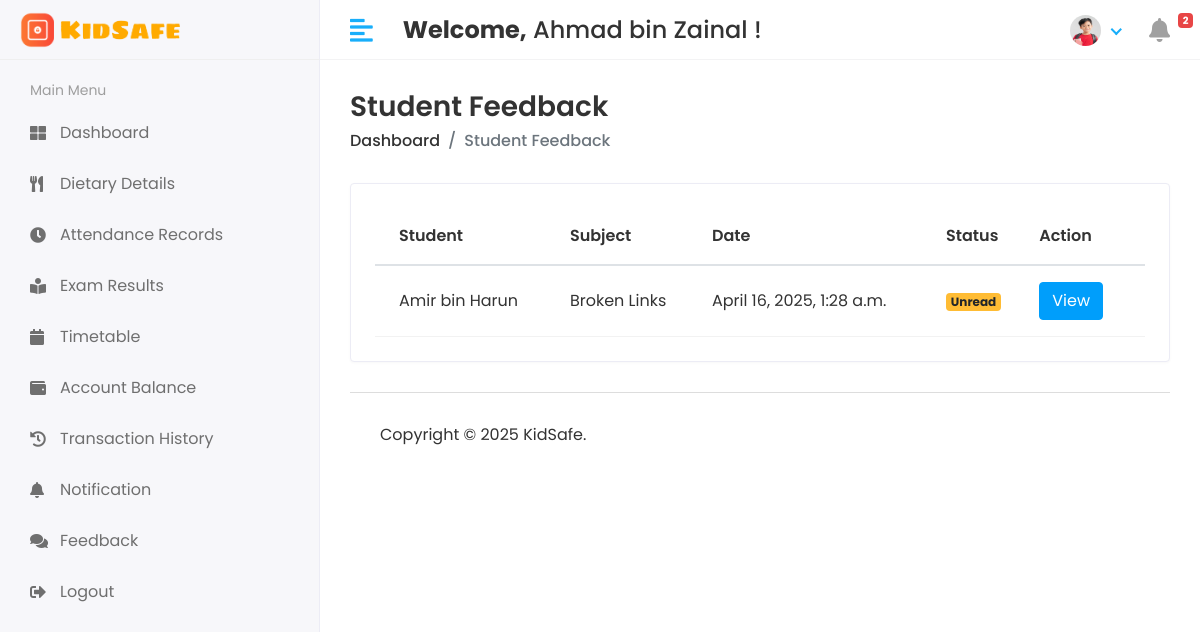
The page /administrator/feedback/students/ (signed in) on the database as committed earlier.
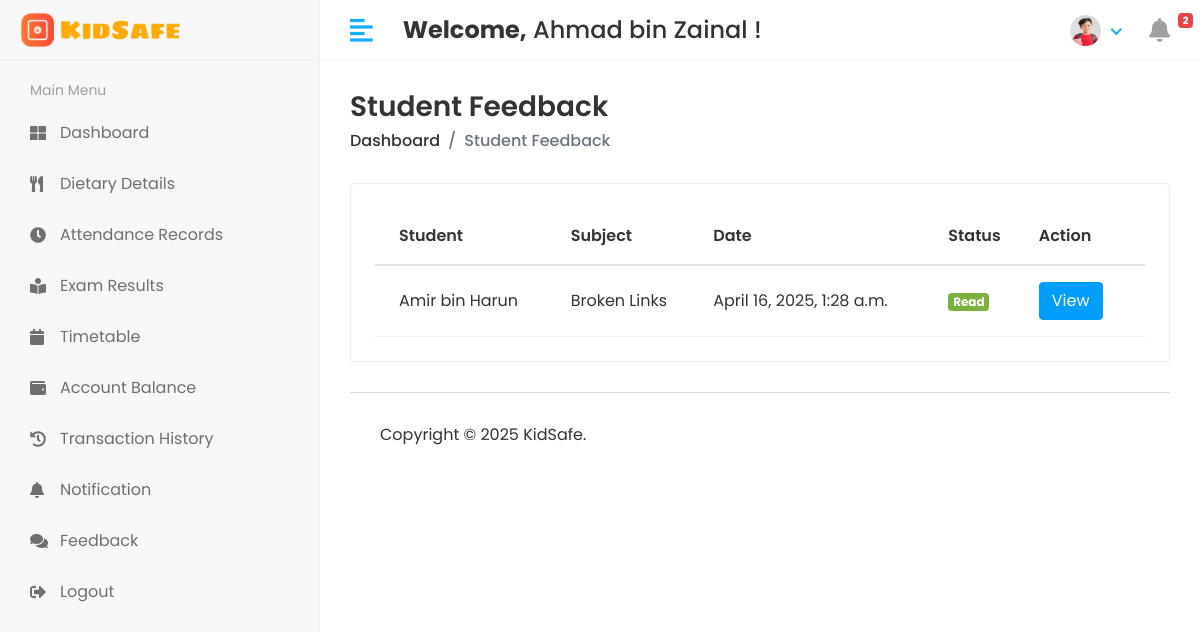
The same page on the database as committed later.
### kidsafe_app/models.py (models this page shows, shortened)
class CustomUser(AbstractUser):
    USER = (
        (1, 'Administrator'),
        (2, 'Teacher'),
        (3, 'Student'),
        (4, 'Canteen'),
    )
    user_type = models.CharField(choices=USER, max_length=50, default=1)
    profile_pic = models.ImageField(upload_to='media/profile_pic')

class FeedbackToAdmin(models.Model):
    SENDER_TYPES = (
        ('teacher', 'Teacher'),
        ('student', 'Student'),
        ('canteen', 'Canteen Staff'),
    )
    sender = models.ForeignKey(CustomUser, on_delete=models.CASCADE)
    sender_type = models.CharField(max_length=10, choices=SENDER_TYPES)
    title = models.CharField(max_length=200)
    message = models.TextField()
    attachment = models.FileField(upload_to='media/feedback/', blank=True, null=True)
    sent_at = models.DateTimeField(auto_now_add=True)
    is_read = models.BooleanField(default=False)

### kidsafe_project/administrator_views.py (the view)
# urls.py: path('administrator/feedback/students/', administrator_views.view_student_feedback, name='view_student_feedback'),
@login_required(login_url='/')
def view_student_feedback(request):
    feedback_list = FeedbackToAdmin.objects.filter(
        sender_type='student'
    ).order_by('-sent_at')
    return render(request, 'administrator/student_feedback.html', {
        'feedback_list': feedback_list,
        'student_feedback_unread': feedback_list.filter(is_read=False).count()
    })

### kidsafe_app/context_processors.py (called while the page is built)
def notification_count(request):
    if not request.user.is_authenticated:
        return {'unread_count': 0}
    unread_count = 0
    if request.user.user_type == '2':  # Teacher
        unread_count = TeacherNotification.objects.filter(
            teacher__admin=request.user,
            read=False
        ).count()
    elif request.user.user_type == '3':  # Student
        unread_count = StudentNotification.objects.filter(
            student__admin=request.user,
            read=False
        ).count()
    elif request.user.user_type == '4':  # Canteen
        unread_count = CanteenNotification.objects.filter(
            canteen__admin=request.user,
            read=False
        ).count()
    return {'unread_count': unread_count}

### templates/administrator/student_feedback.html (shortened to what this page needs)
{% extends 'base.html' %}
{% block content %}
<div class="page-header">
    <div class="row align-items-center">
        <div class="col">
            <h3 class="page-title">Student Feedback</h3>
            <ul class="breadcrumb">
                <li class="breadcrumb-item"><a href="{% url 'student_home' %}">Dashboard</a></li>
                <li class="breadcrumb-item active">Student Feedback</li>
            </ul>
        </div>
    </div>
</div>
<div class="row">
    <div class="col-sm-12">
        <div class="card card-table">
            <div class="card-body">
                <div class="table-responsive">
                    <table class="table table-hover table-center mb-0">
                        <thead>
                            <tr>
                                <th>Student</th>
                                <th>Subject</th>
                                <th>Date</th>
                                <th>Status</th>
                                <th>Action</th>
                            </tr>
                        </thead>
                        <tbody>
                            {% for feedback in feedback_list %}
                            <tr>
                                <td>{{ feedback.sender.get_full_name }}</td>
                                <td>{{ feedback.title }}</td>
                                <td>{{ feedback.sent_at }}</td>
                                <td>
                                    {% if feedback.is_read %}
                                    <span class="badge badge-success">Read</span>
                                    {% else %}
                                    <span class="badge badge-warning">Unread</span>
                                    {% endif %}
                                </td>
                                <td>
                                    <button class="btn btn-info" data-toggle="modal"
                                        data-target="#feedbackModal{{ feedback.id }}">View</button>
                                </td>
                            </tr>
                            {% empty %}
                            <tr>
                                <td colspan="5">No feedback received yet.</td>
                            </tr>
                            {% endfor %}
                            {% for feedback in feedback_list %}
                        </tbody>
                    </table>
                </div>
            </div>
        </div>
    </div>
</div>
{% endfor %}
{% endblock %}

### templates/base.html (shortened to what this page needs)
<!DOCTYPE html>
<html lang="en">
{% load static %}
<head>
   <link rel="stylesheet" href="{% static 'assets/plugins/bootstrap/css/bootstrap.min.css' %}">
   <link rel="stylesheet" href="{% static 'assets/plugins/fontawesome/css/fontawesome.min.css' %}">
   <link rel="stylesheet" href="{% static 'assets/plugins/fontawesome/css/all.min.css' %}">
   <link rel="stylesheet" href="{% static 'assets/plugins/datatables/datatables.min.css' %}">
   <link rel="stylesheet" href="{% static 'assets/css/style.css' %}">
</head>
<body>
   <div class="main-wrapper">
      {% include 'includes/header.html' %}
      {% include 'includes/sidebar.html' %}
      <div class="page-wrapper">
         <div class="content container-fluid">
            {% block content %}{% endblock %}
            {% include 'includes/footer.html' %}
         </div>
      </div>
   </div>
</body>
</html>

### templates/includes/header.html (shortened to what this page needs)
{% load static %}
<div class="header">
    <div class="header-left">
        {% if user.user_type == '1' %}
        <a href="{% url 'admin_home' %}" class="logo">
            <img src="{% static 'assets/img/logo4.png' %}" alt="Logo">
        </a>
        <a href="{% url 'admin_home' %}" class="logo logo-small">
            <img src="{% static 'assets/img/logo3.png' %}" alt="Logo" width="30" height="30">
        </a>
        {% elif user.user_type == '3' %}
        <a href="{% url 'student_home' %}" class="logo">
            <img src="{% static 'assets/img/logo4.png' %}" alt="Logo">
        </a>
        {% endif %}
    </div>
    <a href="javascript:void(0);" id="toggle_btn">
        <i class="fas fa-align-left"></i>
    </a>
    <div class="top-nav-search mt-3">
        <h4><strong>Welcome,</strong>&nbsp;<span>{{user.first_name}} {{user.last_name}}</span>&nbsp;!</h4>
    </div>
    <ul class="nav user-menu">
        <li class="nav-item dropdown has-arrow">
            <a href="#" class="dropdown-toggle nav-link" data-toggle="dropdown">
                {% if user.profile_pic == "" %}
                <span class="user-img"><img class="rounded-circle" src="{% static 'assets/img/noimg.png' %}" width="31"
                        height="31" alt=""></span>
                {% else %}
                <span class="user-img"><img class="rounded-circle" src="/{{user.profile_pic}}" width="31" height="31"
                        alt=""></span>
                {% endif %}
            </a>
        </li>
        <li class="nav-item">
            {% if user.user_type == '2' %}
            <a href="{% url 'view_teacher_notifications' %}" class="nav-link">
                <i class="fas fa-bell"></i>
                {% if unread_count > 0 %}
                <span class="badge badge-danger">{{ unread_count }}</span>
                {% endif %}
            </a>
            {% elif user.user_type == '3' %}
            <a href="{% url 'view_student_notifications' %}" class="nav-link">
                <i class="fas fa-bell"></i>
                {% if unread_count > 0 %}
                <span class="badge badge-danger">{{ unread_count }}</span>
                {% endif %}
            </a>
            {% endif %}
        </li>
    </ul>
</div>

### templates/includes/sidebar.html (shortened to what this page needs)
{% load active_link_tags %}
<div class="sidebar" id="sidebar">
    <div class="sidebar-inner slimscroll">
        <div id="sidebar-menu" class="sidebar-menu">
            {% if user.user_type == '1' %}
            <ul>
                <li class="{% active_link 'admin_home' 'active' %}">
                    <a href="{% url 'admin_home' %}"><i class="fa fa-th-large"></i> <span>Dashboard</span></a>
                </li>
                <li class="menu-title">
                    <span>Manage Users</span>
                </li>
                <li class="{% active_link 'view_admin' 'active' %}">
                    <a href="{% url 'view_admin' %}"><i class="fas fa-user"></i> <span>Administrator</span></a>
                </li>
                <li class="{% active_link 'view_teacher' 'active' %}">
                    <a href="{% url 'view_teacher' %}"><i class="fas fa-chalkboard-teacher"></i> <span>Teacher</span></a>
                </li>
                <li class="{% active_link 'view_student' 'active' %}">
                    <a href="{% url 'view_student' %}"><i class="fas fa-user-graduate"></i> <span>Student</span></a>
                </li>
                <li class="{% active_link 'view_canteen' 'active' %}">
                    <a href="{% url 'view_canteen' %}"><i class="fas fa-utensils"></i> <span>Canteen</span></a>
                </li>
                <!--<li class="submenu">
                    <a href="#"><i class="fas fa-graduation-cap"></i> <span> Class</span> <span
                            class="menu-arrow"></span></a>
                    <ul>
                        <li><a href="#">View Class</a></li>
                        <li><a href="#">Add Class</a></li>
                    </ul>
                </li>-->
                <li class="{% active_link 'view_subject' 'active' %}">
                    <a href="{% url 'view_subject' %}"><i class="fas fa-book-reader"></i> <span>Subjects</span></a>
                </li>
                <li class="submenu">
                    <a href="#"><i class="fa fa-bell"></i> <span> Send Notification</span> <span class="menu-arrow"></span></a>
                    <ul>
                        <li><a href="{% url 'send_teacher_notification' %}">Teacher Notification</a></li>
                        <li><a href="{% url 'send_student_notification' %}">Student Notification</a></li>
                        <li><a href="{% url 'send_canteen_notification' %}">Canteen Notification</a></li>
                    </ul>
                </li>
                <li class="submenu">
                    <a href="#"><i class="fas fa-comments"></i> <span> </span> Feedback <span class="menu-arrow"></span></a>
                    <ul>
                        <li><a href="{% url 'view_teacher_feedback' %}">Teacher Feedback</a></li>
                        <li><a href="{% url 'view_student_feedback' %}">Student Feedback</a></li>
                        <li><a href="{% url 'view_canteen_feedback' %}">Canteen Feedback</a></li>
                    </ul>
                </li>
                <li class="menu-title">
                    <span>NFC Function</span>
                </li>
                <li class="{% active_link 'register_card' 'active' %}">
                    <a href="{% url 'register_card' %}"><i class="fa fa-barcode"></i> <span>Register Card</span></a>
                </li>
                <!--<li class="{% active_link 'read_card' 'active' %}">
                    <a href="{% url 'read_card' %}"><i class="fa fa-barcode"></i> <span>Read Card</span></a>
                </li>-->
                <li class="{% active_link 'scan_and_assign_card' 'active' %}">
                    <a href="{% url 'scan_and_assign_card' %}"><i class="fa fa-barcode"></i> <span>Scan and Assign Card</span></a>
                </li>
                <li class="{% active_link 'scan_attendance' 'active' %}">
                    <a href="{% url 'scan_attendance' %}"><i class="fa fa-barcode"></i> <span>Scan Attendance</span></a>
                </li>
                <li class="{% active_link 'scan_and_add_balance' 'active' %}">
                    <a href="{% url 'scan_and_add_balance' %}"><i class="fa fa-barcode"></i> <span>Scan Balance</span></a>
                </li>
                <li class="menu-title">
                    <span>Manage Cards</span>
                </li>
                <li class="{% active_link 'attendance_list' 'active' %}">
                    <a href="{% url 'attendance_list' %}"><i class="fas fa-calendar"></i> <span>Attendance Records</span></a>
                </li>
                <li class="{% active_link 'view_registered_cards' 'active' %}">
                    <a href="{% url 'view_registered_cards' %}"><i class="fa fa-id-card"></i> <span>Registered Card</span></a>
                </li>
                <li class="{% active_link 'assigned_students' 'active' %}">
                    <a href="{% url 'assigned_students' %}"><i class="fa fa-id-card"></i> <span>Assigned Card</span></a>
                </li>
                <li class="{% active_link 'deactivated_cards' 'active' %}">
                    <a href="{% url 'deactivated_cards' %}"><i class="fa fa-id-card"></i> <span>Deactivated Card</span></a>
                </li>
                <li>
                    <a href="{% url 'doLogout' %}"><i class="fas fa-sign-out-alt"></i> <span>Logout</span></a>
                </li>
            </ul>
            {% elif user.user_type == '3' %}
            <ul>
                <li class="menu-title">
                    <span>Main Menu</span>
                </li>
                <li class="{% active_link 'student_home' 'active' %}">
                    <a href="{% url 'student_home' %}"><i class="fa fa-th-large"></i> <span>Dashboard</span></a>
                </li>
                <li class="{% active_link 'dietary_details' 'active' %}">
                    <a href="{% url 'dietary_details' %}"><i class="fas fa-utensils"></i> <span>Dietary Details</span></a>
                </li>
                <li class="{% active_link 'student_attendance' 'active' %}">
                    <a href="{% url 'student_attendance' %}"><i class="fa fa-clock"></i> <span>Attendance Records</span></a>
                </li>
                <li class="{% active_link 'academic_results' 'active' %}">
                    <a href="{% url 'academic_results' %}"><i class="fas fa-book-reader"></i> <span>Exam Results</span></a>
                </li>
                <li class="{% active_link 'student_view_timetable' 'active' %}">
                    <a href="{% url 'student_view_timetable' %}"><i class="fa fa-calendar"></i> <span>Timetable</span></a>
                </li>
                <li class="{% active_link 'view_account_balance' 'active' %}">
                    <a href="{% url 'view_account_balance' %}"><i class="fas fa-wallet"></i> <span>Account Balance</span></a>
                </li>
                <li class="{% active_link 'student_transaction_history' 'active' %}">
                    <a href="{% url 'student_transaction_history' %}"><i class="fas fa-history"></i> <span>Transaction History</span></a>
                </li>
                <li class="{% active_link 'view_student_notifications' 'active' %}">
                    <a href="{% url 'view_student_notifications' %}"><i class="fa fa-bell"></i> <span>Notification</span></a>
                </li>
                <li class="{% active_link 'send_student_feedback' 'active' %}">
                    <a href="{% url 'send_student_feedback' %}"><i class="fas fa-comments"></i> <span>Feedback</span></a>
                </li>
                <li>
                    <a href="{% url 'doLogout' %}"><i class="fas fa-sign-out-alt"></i> <span>Logout</span></a>
                </li>
            </ul>
            {% endif %}
        </div>
    </div>
</div>

### templates/includes/footer.html
<footer>
    <p>Copyright &copy; 2025 KidSafe.</p>
</footer>

Rows that differ between the two databases and show on the page:
changed FeedbackToAdmin "Broken Links": is_read "Unread" → "Read"
